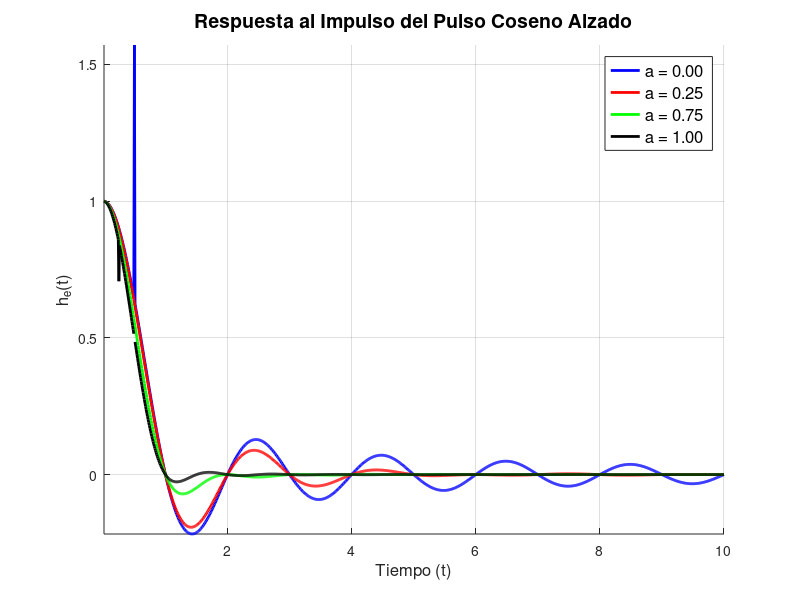
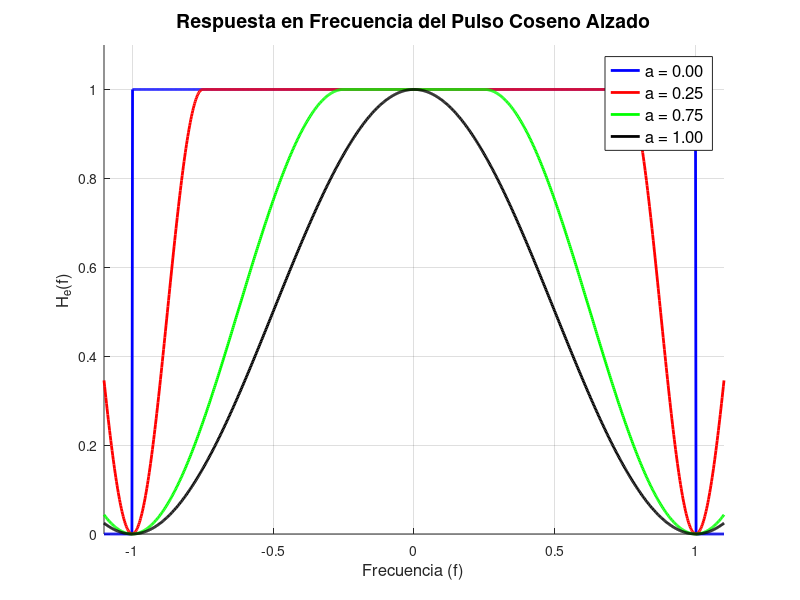

Write MATLAB code to recreate these figures, in order.
% Análisis del Pulso Coseno Alzado
% Este script genera gráficas de la respuesta al impulso y la respuesta en
% frecuencia del pulso coseno alzado para diferentes factores de roll-off.
clear;
close all;
clc;

% Parámetros
f0 = 1; % Frecuencia central (normalizada)
rolloff = [0, 0.25, 0.75, 1]; % Factores de roll-off (a)

% Vectores para las gráficas
t = linspace(0.01, 10, 1000); % Vector de tiempo (evitando t=0 para evitar división por cero)
f = linspace(-1.1, 1.1, 1000); % Vector de frecuencia ligeramente ampliado para mejor visualización

% Configuración de la figura para respuesta al impulso
figure('Name', 'Respuesta al Impulso', 'Position', [100, 100, 800, 600]);
hold on;

% Configuración de la figura para respuesta en frecuencia
figure('Name', 'Respuesta en Frecuencia', 'Position', [100, 700, 800, 600]);
hold on;

% Ciclo para cada factor de roll-off
color_codes = {'b', 'r', 'g', 'k'}; % Colores para cada valor de roll-off

for i = 1:length(rolloff)
    a = rolloff(i);
    
    % Cálculo de la respuesta al impulso usando la ecuación para pulso coseno alzado
    he_t = zeros(size(t));
    for j = 1:length(t)
        if abs(t(j) - 1/(2*f0)) < 1e-10 && a == 0 % Caso especial cuando a=0 y t=1/(2*f0)
            he_t(j) = pi/(2*f0);
        elseif abs(1 - (4*a*f0*t(j))^2) < 1e-10 % Caso especial cuando denominador es cercano a cero
            he_t(j) = (pi/(4*f0)) * (sin(pi*f0*t(j))/(pi*f0*t(j)));
        else
            term1 = sin(pi*f0*t(j)) / (pi*f0*t(j));
            term2 = cos(a*pi*f0*t(j)) / (1 - (2*a*f0*t(j))^2);
            he_t(j) = term1 * term2;
        end
    end
    
    % Cálculo de la respuesta en frecuencia
    He_f = zeros(size(f));
    for j = 1:length(f)
        % Respuesta en frecuencia del pulso coseno alzado
        if abs(f(j)) <= (1-a)*f0
            He_f(j) = 1; % Región plana
        elseif abs(f(j)) > (1-a)*f0 && abs(f(j)) <= (1+a)*f0
            % Región de transición con coseno alzado
            He_f(j) = 0.5 * (1 + cos((pi/(a*f0)) * (abs(f(j)) - (1-a)*f0)));
        else
            He_f(j) = 0; % Fuera del ancho de banda
        end
    end
    
    % Graficar respuesta al impulso
    figure(1);
    plot(t, he_t, color_codes{i}, 'LineWidth', 2, 'DisplayName', sprintf('a = %.2f', a));
    
    % Graficar respuesta en frecuencia
    figure(2);
    plot(f, He_f, color_codes{i}, 'LineWidth', 2, 'DisplayName', sprintf('a = %.2f', a));
end

% Configurar gráfica de respuesta al impulso
figure(1);
grid on;
title('Respuesta al Impulso del Pulso Coseno Alzado', 'FontSize', 14);
xlabel('Tiempo (t)', 'FontSize', 12);
ylabel('h_e(t)', 'FontSize', 12);
legend('Location', 'best', 'FontSize', 12);
axis tight;

% Configurar gráfica de respuesta en frecuencia
figure(2);
grid on;
title('Respuesta en Frecuencia del Pulso Coseno Alzado', 'FontSize', 14);
xlabel('Frecuencia (f)', 'FontSize', 12);
ylabel('H_e(f)', 'FontSize', 12);
legend('Location', 'best', 'FontSize', 12);
ylim([0, 1.1]); % Establecer límites de eje y de 0 a 1.1
xlim([-1.1, 1.1]); % Establecer límites de eje x entre -1.1 y 1.1

% Añadir líneas verticales para mostrar límites
figure(2);